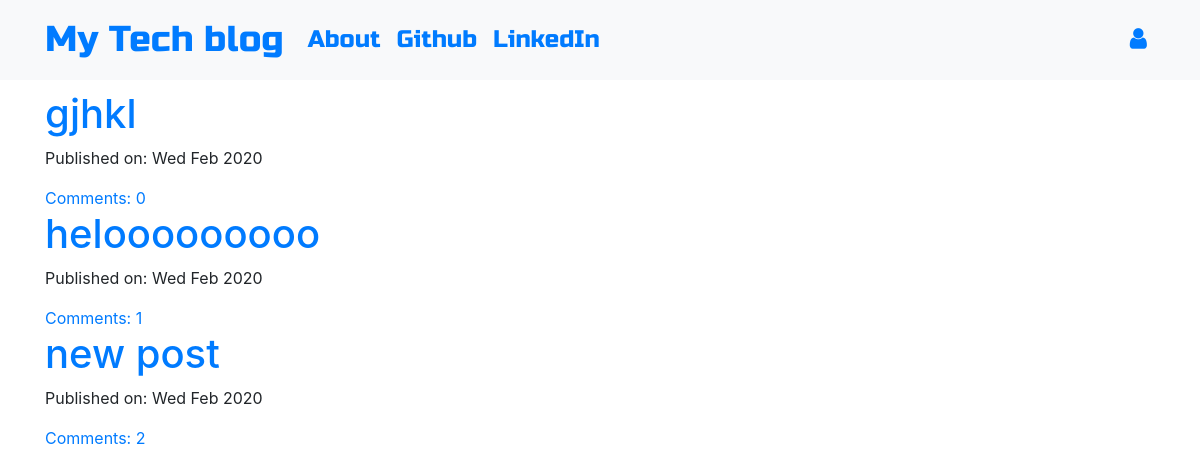
The page / on the database its author committed.
### blog/models.py (models this page shows, shortened)
class Post(models.Model):
    author=models.ForeignKey('auth.User',on_delete=models.CASCADE)
    title=models.CharField(max_length=200)
    text=models.TextField()
    created_date=models.DateTimeField(default=timezone.now)
    published_date=models.DateTimeField(blank=True,null=True)
    def approve_comments(self):
        return self.comments.filter(approved_comment=True)

### blog/views.py (the view)
# urls.py: path('',views.PostListView.as_view(),name='post_list'),
class PostListView(ListView):
    model=Post
    def get_queryset(self):
        return Post.objects.filter(published_date__lte=timezone.now()).order_by('-published_date')

### blog/templates/blog/post_list.html
{% extends 'blog/base.html' %}
{% block content %}
<div class="centerstage">
    {% for post in post_list %}
        <div class="post">
            <h1><a href="{% url 'post_detail' pk=post.pk %}">{{ post.title }}</a></h1>
            <div class="date">
                <p>Published on: {{ post.published_date|date:"D M Y"}}</p>
            </div>
            <a href="{% url 'post_detail' pk=post.pk %}">Comments: {{ post.approve_comments.count }}</a>
        </div>
    {% endfor %}
</div>
{% endblock %}

### blog/static/css/blog_css.css (style rules this page uses)
.centerstage { margin-left: auto; margin-right: auto; }
.loader { filter:hue-rotate(0deg); color: linear-gradient(45deg,rgb(12, 12, 12),rgb(13, 14, 15)); animation:hue 0ms infinite linear; }

### rows shown on the page
Post: title "gjhkl", published_date "Wed Feb 2020", approve_comments.count "0"
Post: title "helooooooooo", published_date "Wed Feb 2020", approve_comments.count "1"
Post: title "new post", published_date "Wed Feb 2020", approve_comments.count "2"
